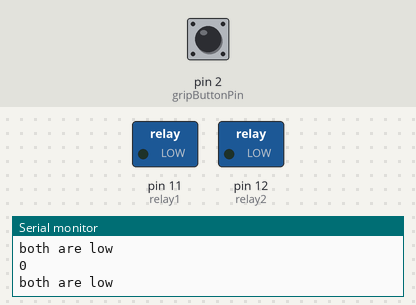
The sketch below on a simulated Arduino Uno, built with avr-gcc and run on an emulated ATmega328P. Shown: switched loads named in the sketch (green lamp = pin HIGH), the last lines printed to the serial monitor. Inputs (shaded band) come from the test bench; at power-on: pin 2 (gripButtonPin) LOW.

Above: at 1.2 s.
1.3 s: pin 2 (gripButtonPin) pulled HIGH for 0.15 s
At 1.7 s:
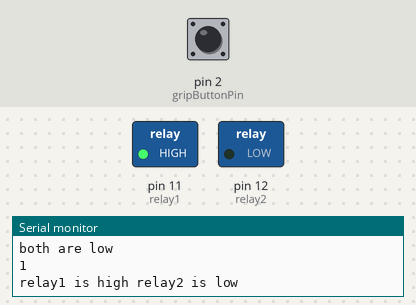
3.9 s: pin 2 (gripButtonPin) pulled HIGH for 1 s
At 5.3 s:
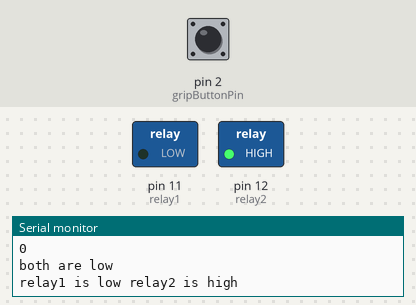
7.9 s: pin 2 (gripButtonPin) pulsed HIGH 2 times (0.12 s each, 0.3 s apart)
At 10.4 s:
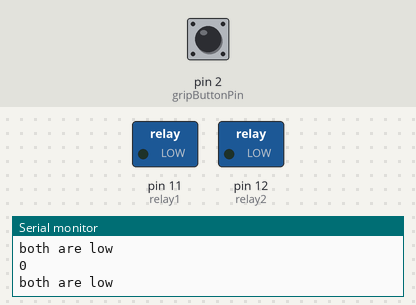
11.5 s: pin 2 (gripButtonPin) pulsed HIGH 2 times (0.12 s each, 0.3 s apart)
At 11.9 s:
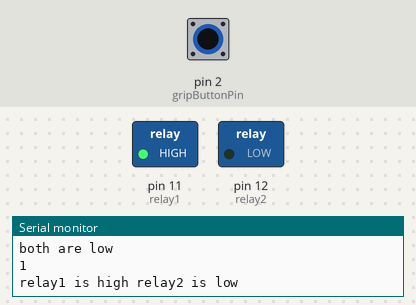
Timing chart, 0 to 14.5 s (numbered marks = the images above; inputs shaded):
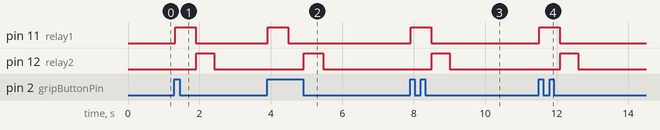

Measured:
- after the input at 1.3 s, pin 11 (relay1): LOW → HIGH at once, → LOW 0.57 s later; pin 12 (relay2): LOW → HIGH after 0.61 s, → LOW 0.51 s later
- after the input at 3.9 s, pin 11 (relay1): LOW → HIGH at once, → LOW 0.57 s later; pin 12 (relay2): LOW → HIGH after 1.0 s, → LOW 0.54 s later
- after the input at 7.9 s, pin 11 (relay1): LOW → HIGH at once, → LOW 0.57 s later; pin 12 (relay2): LOW → HIGH after 0.60 s, → LOW 0.51 s later
- after the input at 11.5 s, pin 11 (relay1): LOW → HIGH at once, → LOW 0.57 s later; pin 12 (relay2): LOW → HIGH after 0.60 s, → LOW 0.51 s later

The sketch:

arduino_grip.ino
```cpp
const int relay1=11;
const int relay2=12;
const int gripButtonPin = 2;
int switchStat=0; //var for determining the state 0-stop 1-upward 2-downward 3-forbidden

boolean firstRun=true;

void setup() {
  pinMode(relay1, OUTPUT);
  pinMode(relay2, OUTPUT);

  Serial.begin(9600);
  pinMode(gripButtonPin, INPUT);
  stopGrip();
}

void loop() {
  // put your main code here, to run repeatedly:
  switchStat=digitalRead(gripButtonPin);
  Serial.println(switchStat);
  delay(10);

  if (switchStat==1) {
      if(firstRun){
      startGrip();
      delay (550); //grip duration
      firstRun=false;
      }
  }
  stopGrip();
  // delay (3000); //depends on duration of video
  if (switchStat==0 && !firstRun){
     releaseGrip();
     delay (500); //release duration
     firstRun=!firstRun;
  }
}

void stopGrip(){
  digitalWrite(relay1,LOW);
  digitalWrite(relay2,LOW);
  Serial.println("both are low ");
}

void releaseGrip(){
  digitalWrite(relay1,LOW);
  digitalWrite(relay2,HIGH);
  Serial.println("relay1 is low relay2 is high ");
}

void startGrip(){
  digitalWrite(relay1,HIGH);
  digitalWrite(relay2,LOW);
  Serial.println("relay1 is high relay2 is low ");
}
```
